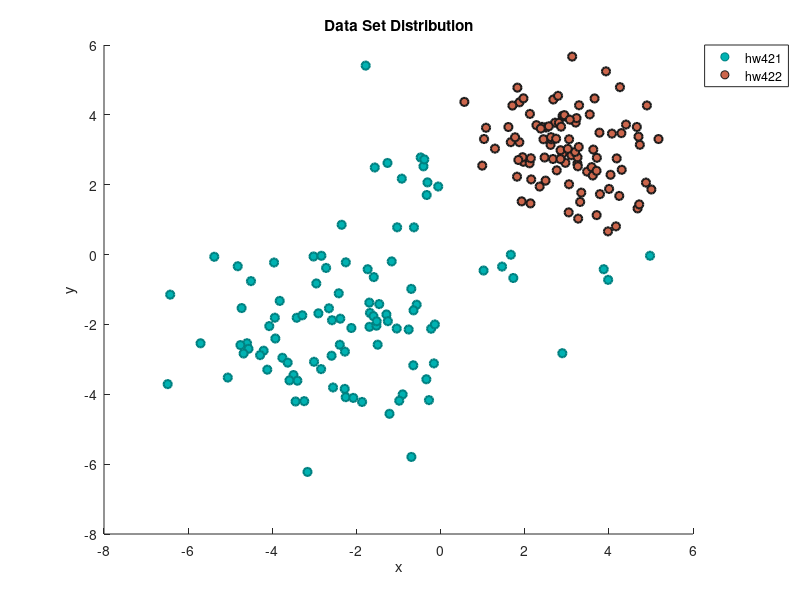
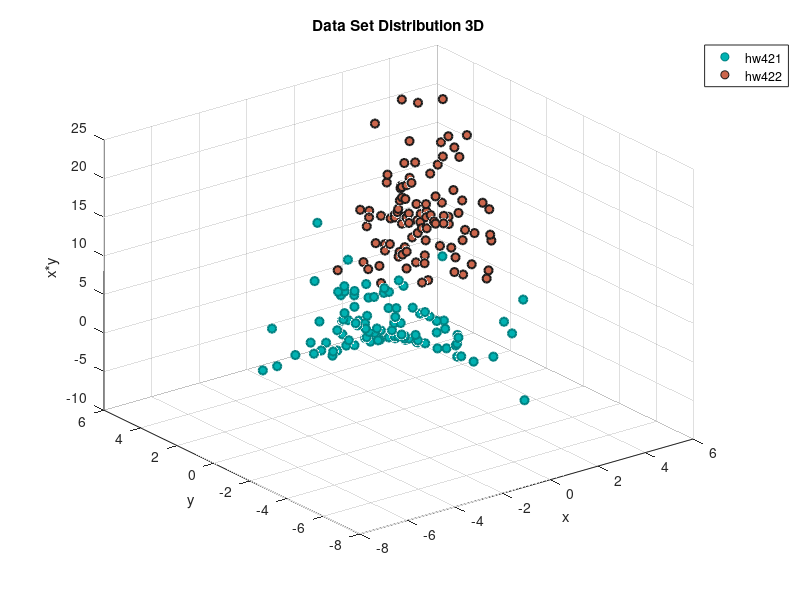

Recreate these plots in MATLAB, in order.

load hw4.mat
d1=hw4_2_1;
d2=hw4_2_2;

% QUESTION 2-1

figure(1);  
scatter(d1(1,:),d1(2,:),'MarkerEdgeColor',[0 .5 .5],...
              'MarkerFaceColor',[0 .7 .7],...
              'LineWidth',1.5)
hold();
scatter(d2(1,:),d2(2,:),'MarkerEdgeColor',[.1 .1 .1],...
              'MarkerFaceColor',[.8 .4 .3],...
              'LineWidth',1.5)
xlabel('x')
ylabel('y')
legend('hw421','hw422','Location','northeastoutside')
title('Data Set Distribution')
hold();


% QUESTION 2-2
x1x2_d1=[d1(1,:).*d1(2,:)];
d1_3D=[d1(1,:);d1(2,:);x1x2_d1];

x1x2_d2=[d2(1,:).*d2(2,:)];
d2_3D=[d2(1,:);d2(2,:);x1x2_d2];

figure(2);
scatter3(d1(1,:),d1(2,:),x1x2_d1,'MarkerEdgeColor',[0 .5 .5],...
              'MarkerFaceColor',[0 .7 .7],...
              'LineWidth',1.5)
hold();
scatter3(d2(1,:),d2(2,:),x1x2_d2,'MarkerEdgeColor',[.1 .1 .1],...
              'MarkerFaceColor',[.8 .4 .3],...
              'LineWidth',1.5)
xlabel('x')
ylabel('y')
zlabel('x*y')
legend('hw421','hw422','Location','northeastoutside')
title('Data Set Distribution 3D')
hold();

% QUESTION 2-3
one = ones(1,100);

Y1=[one(1,:);d1(1,:);d1(2,:);x1x2_d1]
Y2=-1*[one(1,:);d2(1,:);d2(2,:);x1x2_d2]

Y=cat(2,Y1,Y2);
a=sum(Y,2)
ak=a;

theta=1;
iteration=0
n=1;
true=1;

while(true)
    iteration=iteration+1
    g=a'*Y;
    l=find(g<0);
    if(sqrt(ak'*ak)>theta)
        ak=n*sum(Y(:,l),2);
        a=a+ak 
    else
        true=0;
    end
end




